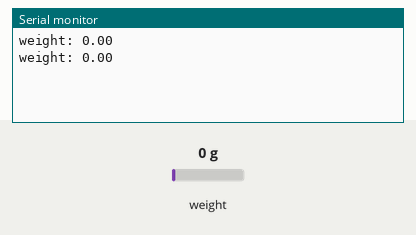
Simulated run of this sketch. Board: ESP32. On the bench: the last lines printed to the serial monitor. The test bench sets the inputs (shaded band); at power-on: weight on the scale 0 g. Nothing arrives over Bluetooth unless stated; a phone connects over Bluetooth LE 3 s after start.

Above: at 2.2 s.
2.3 s: weight on the scale set to 1250 g
At 5.3 s:
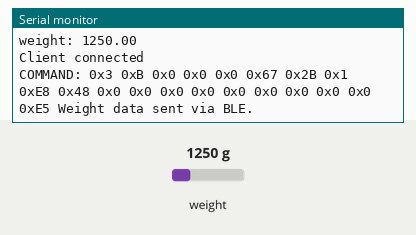
5.6 s: weight on the scale set to 100 g
At 7.4 s:
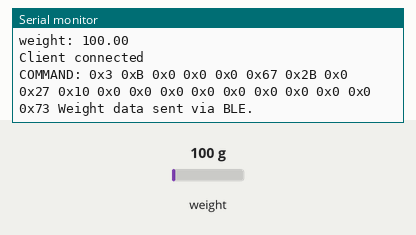
8.9 s: weight on the scale set to 2500 g
At 10.7 s:
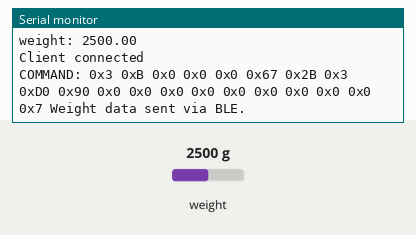
12.2 s: weight on the scale set to 3750 g
At 13.6 s:
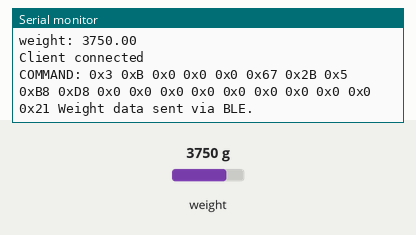
15.2 s: weight on the scale set to 4900 g
At 17.1 s:
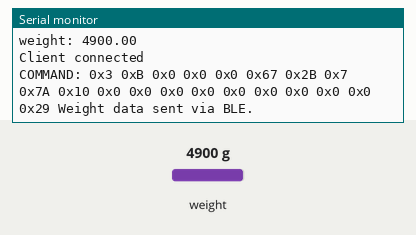
Timing chart, 0 to 18.6 s (numbered marks = the images above; inputs shaded):
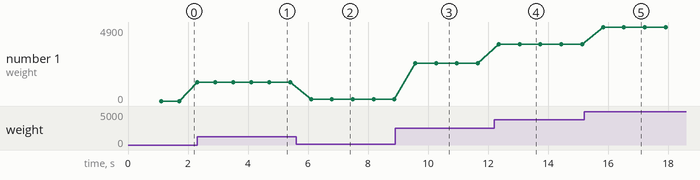

The sketch:

SPOILER_BLEscale.ino
```cpp
#include <Arduino.h>
#include <NimBLEDevice.h>
#include <SPI.h>
#include "HX711.h"

//BLE variables
static NimBLEServer* pServer;

//setting 20 byte weight value package based on https://github.com/BooKooCode/OpenSource/blob/main/bookoo_mini_scale%2Fprotocols.md
//functionality only to interface with: https://github.com/kstam/esp-arduino-ble-scales/tree/v3
//values that never change are set below
uint8_t WEIGHT_DATA[20] = {0}; //initalizes an array with all values set to 0x00
uint8_t COMMAND_DATA[6] = {0};
const std::string TARE_COMMAND_STRING("\x03\x0A\x01\x00\x00\x08", 6);
//these could probably be handleded differently
const size_t WEIGHT_DATA_LENGTH = 20;
const size_t COMMAND_DATA_LENGTH = 6;

// HX711 pin assignment
const int LOADCELL1_DOUT_PIN = 4;
const int LOADCELL1_SCK_PIN = 5;

HX711 scale;

void setup() {
    Serial.begin(9600);

    //initialize scale
    scale.begin(LOADCELL1_DOUT_PIN, LOADCELL1_SCK_PIN);

    scale.set_scale(1265);  // Adjust this value based on calibration.
    scale.tare();  // Reset the scale to 0

    //setting values in weight data array
    WEIGHT_DATA[0] = 0x03; //PRODUCT NUMBER
    WEIGHT_DATA[1] = 0x0B; //TYPE
    WEIGHT_DATA[5] = 'g'; //unit of weight *note that I don't know if this is correct to set grams

    //BLE server setup//
    //Setup to emulate the BooKoo Mini BLE Transmission Protocol here: https://github.com/BooKooCode/OpenSource/blob/main/bookoo_mini_scale%2Fprotocols.md
    //Initalize the library
    NimBLEDevice::init("BOOKO");

    pServer = NimBLEDevice::createServer();

    NimBLEService* pWeightService = pServer->createService("0FFE");


    NimBLECharacteristic* pWeightCharacteristic = pWeightService->createCharacteristic("FF11", NIMBLE_PROPERTY::READ | NIMBLE_PROPERTY::NOTIFY, 20); //weight command characteristic
    pWeightCharacteristic->setValue(WEIGHT_DATA);

    NimBLECharacteristic* pCommandCharacteristic = pWeightService->createCharacteristic("FF12", NIMBLE_PROPERTY::READ | NIMBLE_PROPERTY::WRITE | NIMBLE_PROPERTY::NOTIFY, 6);
    pCommandCharacteristic->setValue(COMMAND_DATA);

    // Start the services when finished creating all Characteristics and Descriptors //
    pWeightService->start();

    NimBLEAdvertising* pAdvertising = NimBLEDevice::getAdvertising();
    pAdvertising->addServiceUUID("0FFE"); // advertise the UUID of our service
    pAdvertising->setName("BOOKO"); // advertise the device name
    pAdvertising->start();


}

void loop() { //would be nice to move some of this code to functions for readability
    //reads scale in grams based on scale factor
    float weight = scale.get_units();

    //Serial output of load cells for manual calibration. Calibration could be improved so you aren't just guessing and checking the scale factor and then reflashing but that seems hard
    Serial.print("weight: ");
    Serial.println(weight);

    //Updates weight data if BLE is connected and service is running
    if (pServer->getConnectedCount()) {
      Serial.println("Client connected");

      NimBLEService* pSvc = pServer->getServiceByUUID("0FFE");

      if (pSvc) {
        NimBLECharacteristic* pCChr = pSvc->getCharacteristic("FF12");
        NimBLECharacteristic* pWChr = pSvc->getCharacteristic("FF11");

        //checks for tare command,adjusts tare value if tare command is present, resets command value after tare is complete
        if (pCChr) {
          std::string COMMAND = pCChr->getValue();
          Serial.print("COMMAND: ");
          for (size_t i = 0; i < COMMAND.length(); i++) {
              Serial.print("0x");
              Serial.print((uint8_t)COMMAND[i], HEX);
              Serial.print(" ");
          }
            if (COMMAND == TARE_COMMAND_STRING) {
            scale.tare();
            uint8_t zeroCommand[COMMAND_DATA_LENGTH] = {0};
            pCChr->setValue(zeroCommand, COMMAND_DATA_LENGTH);
            Serial.println("TARED");
            }

        //Updates WEIGHT_DATA
          if (pWChr) {
            int32_t weightInt = static_cast<int32_t>((weight) * 100); // Multiply by 100 to preserve 2 decimal places
            WEIGHT_DATA[6] = (weightInt < 0) ? 45 : 43; // '-' for negative, '+' for positive
            uint32_t absWeight = static_cast<uint32_t>(abs(weightInt));
            WEIGHT_DATA[7] = (absWeight >> 16) & 0xFF;
            WEIGHT_DATA[8] = (absWeight >> 8) & 0xFF;
            WEIGHT_DATA[9] = absWeight & 0xFF;

            //update checksum
            uint8_t checksum = 0;
            for (size_t i = 0; i < WEIGHT_DATA_LENGTH - 1; ++i) {
                checksum ^= WEIGHT_DATA[i];
            }
            WEIGHT_DATA[19] = checksum;
            pWChr->setValue(WEIGHT_DATA, sizeof(WEIGHT_DATA));
            pWChr->notify();
            Serial.println("Weight data sent via BLE.");
          }
        }
      }
    }
    delay(500); //TODO tuning of delay and implementation of powersaving via sleep() or some other function.
}
```

Measured:
- after the input at 2.3 s, the serial monitor: prints a new line at once (image 1)
- after the input at 5.6 s, the serial monitor: prints a new line after 0.50 s (image 2)
- after the input at 8.9 s, the serial monitor: prints a new line after 0.67 s (image 3)
- after the input at 12.2 s, the serial monitor: prints a new line after 0.16 s (image 4)
- after the input at 15.2 s, the serial monitor: prints a new line after 0.63 s (image 5)
- plotted number 1: 0 → 1250 after the input at 2.3 s, 1250 → 100 after the input at 5.6 s, 100 → 2500 after the input at 8.9 s, 2500 → 3750 after the input at 12.2 s, 3750 → 4900 after the input at 15.2 s
